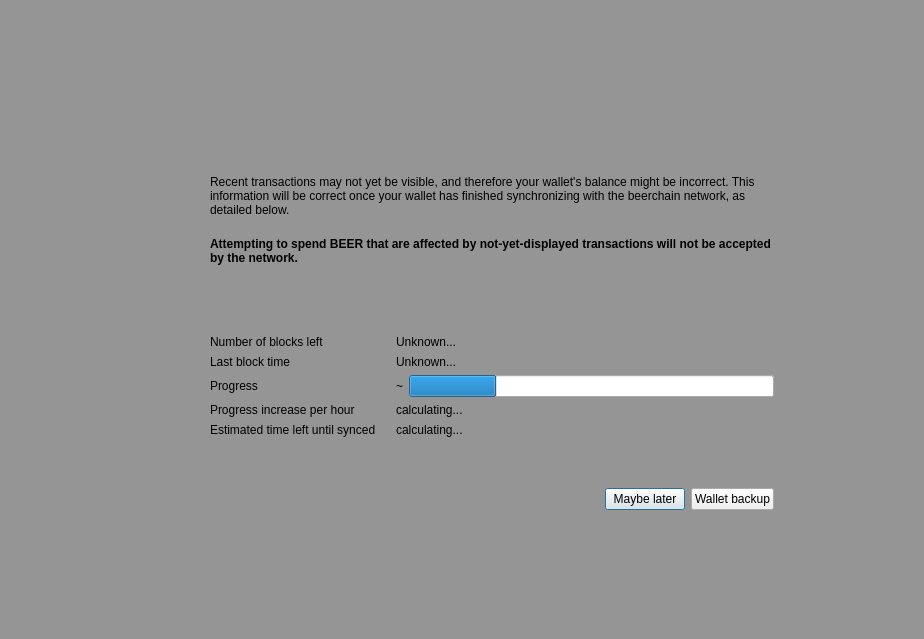
<?xml version="1.0" encoding="UTF-8"?>
<ui version="4.0">
 <class>ModalOverlay</class>
 <widget class="ModalOverlay" name="ModalOverlay">
  <property name="geometry">
   <rect>
    <x>0</x>
    <y>0</y>
    <width>924</width>
    <height>639</height>
   </rect>
  </property>
  <property name="windowTitle">
   <string>Form</string>
  </property>
  <layout class="QVBoxLayout" name="verticalLayout" stretch="0">
   <property name="sizeConstraint">
    <enum>QLayout::SetDefaultConstraint</enum>
   </property>
   <property name="leftMargin">
    <number>0</number>
   </property>
   <property name="topMargin">
    <number>0</number>
   </property>
   <property name="rightMargin">
    <number>0</number>
   </property>
   <property name="bottomMargin">
    <number>0</number>
   </property>
   <item>
    <widget class="QWidget" name="bgWidget" native="true">
     <property name="styleSheet">
      <string notr="true">#bgWidget { background: rgba(0,0,0,96); }</string>
     </property>
     <layout class="QVBoxLayout" name="verticalLayoutMain" stretch="0">
      <property name="leftMargin">
       <number>120</number>
      </property>
      <property name="topMargin">
       <number>120</number>
      </property>
      <property name="rightMargin">
       <number>120</number>
      </property>
      <property name="bottomMargin">
       <number>120</number>
      </property>
      <item>
       <widget class="QWidget" name="contentWidget" native="true">
        <layout class="QVBoxLayout" name="verticalLayout_3" stretch="1,0">
         <property name="spacing">
          <number>0</number>
         </property>
         <property name="leftMargin">
          <number>0</number>
         </property>
         <property name="topMargin">
          <number>0</number>
         </property>
         <property name="rightMargin">
          <number>0</number>
         </property>
         <property name="bottomMargin">
          <number>0</number>
         </property>
         <item>
          <widget class="QStackedWidget" name="stackedWidget">
           <property name="currentIndex">
            <number>0</number>
           </property>
           <widget class="QWidget" name="page">
            <layout class="QVBoxLayout" name="verticalLayout_2">
             <property name="spacing">
              <number>0</number>
             </property>
             <property name="leftMargin">
              <number>30</number>
             </property>
             <property name="topMargin">
              <number>10</number>
             </property>
             <property name="rightMargin">
              <number>30</number>
             </property>
             <property name="bottomMargin">
              <number>10</number>
             </property>
             <item>
              <spacer name="verticalSpacer_3">
               <property name="orientation">
                <enum>Qt::Vertical</enum>
               </property>
               <property name="sizeType">
                <enum>QSizePolicy::Expanding</enum>
               </property>
               <property name="sizeHint" stdset="0">
                <size>
                 <width>20</width>
                 <height>40</height>
                </size>
               </property>
              </spacer>
             </item>
             <item>
              <layout class="QHBoxLayout" name="horizontalLayoutIconText" stretch="0,1">
               <property name="spacing">
                <number>20</number>
               </property>
               <property name="topMargin">
                <number>20</number>
               </property>
               <item>
                <layout class="QVBoxLayout" name="verticalLayoutIcon">
                 <item>
                  <widget class="QPushButton" name="warningIcon">
                   <property name="enabled">
                    <bool>false</bool>
                   </property>
                   <property name="text">
                    <string/>
                   </property>
                   <property name="iconSize">
                    <size>
                     <width>48</width>
                     <height>48</height>
                    </size>
                   </property>
                   <property name="flat">
                    <bool>true</bool>
                   </property>
                  </widget>
                 </item>
                 <item>
                  <spacer name="verticalSpacerWarningIcon">
                   <property name="orientation">
                    <enum>Qt::Vertical</enum>
                   </property>
                   <property name="sizeHint" stdset="0">
                    <size>
                     <width>20</width>
                     <height>40</height>
                    </size>
                   </property>
                  </spacer>
                 </item>
                </layout>
               </item>
               <item>
                <layout class="QVBoxLayout" name="verticalLayoutInfoText">
                 <property name="leftMargin">
                  <number>0</number>
                 </property>
                 <property name="topMargin">
                  <number>0</number>
                 </property>
                 <item>
                  <widget class="QLabel" name="infoText">
                   <property name="text">
                    <string>Recent transactions may not yet be visible, and therefore your wallet's balance might be incorrect. This information will be correct once your wallet has finished synchronizing with the beerchain network, as detailed below.</string>
                   </property>
                   <property name="textFormat">
                    <enum>Qt::RichText</enum>
                   </property>
                   <property name="wordWrap">
                    <bool>true</bool>
                   </property>
                  </widget>
                 </item>
                 <item>
                  <widget class="QLabel" name="infoTextStrong">
                   <property name="font">
                    <font>
                     <weight>75</weight>
                     <bold>true</bold>
                    </font>
                   </property>
                   <property name="text">
                    <string>Attempting to spend BEER that are affected by not-yet-displayed transactions will not be accepted by the network.</string>
                   </property>
                   <property name="textFormat">
                    <enum>Qt::RichText</enum>
                   </property>
                   <property name="wordWrap">
                    <bool>true</bool>
                   </property>
                  </widget>
                 </item>
                 <item>
                  <spacer name="verticalSpacerInTextSpace">
                   <property name="orientation">
                    <enum>Qt::Vertical</enum>
                   </property>
                   <property name="sizeHint" stdset="0">
                    <size>
                     <width>20</width>
                     <height>40</height>
                    </size>
                   </property>
                  </spacer>
                 </item>
                 <item>
                  <layout class="QFormLayout" name="formLayout">
                   <property name="fieldGrowthPolicy">
                    <enum>QFormLayout::ExpandingFieldsGrow</enum>
                   </property>
                   <property name="horizontalSpacing">
                    <number>20</number>
                   </property>
                   <property name="verticalSpacing">
                    <number>6</number>
                   </property>
                   <property name="topMargin">
                    <number>10</number>
                   </property>
                   <item row="0" column="0">
                    <widget class="QLabel" name="labelNumberOfBlocksLeft">
                     <property name="font">
                      <font>
                       <weight>50</weight>
                       <bold>false</bold>
                      </font>
                     </property>
                     <property name="text">
                      <string>Number of blocks left</string>
                     </property>
                    </widget>
                   </item>
                   <item row="0" column="1">
                    <widget class="QLabel" name="numberOfBlocksLeft">
                     <property name="sizePolicy">
                      <sizepolicy hsizetype="Expanding" vsizetype="Preferred">
                       <horstretch>0</horstretch>
                       <verstretch>0</verstretch>
                      </sizepolicy>
                     </property>
                     <property name="text">
                      <string>Unknown...</string>
                     </property>
                    </widget>
                   </item>
                   <item row="1" column="0">
                    <widget class="QLabel" name="labelLastBlockTime">
                     <property name="font">
                      <font>
                       <weight>50</weight>
                       <bold>false</bold>
                      </font>
                     </property>
                     <property name="text">
                      <string>Last block time</string>
                     </property>
                    </widget>
                   </item>
                   <item row="1" column="1">
                    <widget class="QLabel" name="newestBlockDate">
                     <property name="sizePolicy">
                      <sizepolicy hsizetype="Expanding" vsizetype="Preferred">
                       <horstretch>0</horstretch>
                       <verstretch>0</verstretch>
                      </sizepolicy>
                     </property>
                     <property name="text">
                      <string>Unknown...</string>
                     </property>
                    </widget>
                   </item>
                   <item row="2" column="0">
                    <widget class="QLabel" name="labelSyncDone">
                     <property name="font">
                      <font>
                       <weight>50</weight>
                       <bold>false</bold>
                      </font>
                     </property>
                     <property name="text">
                      <string>Progress</string>
                     </property>
                    </widget>
                   </item>
                   <item row="2" column="1">
                    <layout class="QHBoxLayout" name="horizontalLayoutSync" stretch="0,1">
                     <property name="spacing">
                      <number>6</number>
                     </property>
                     <item>
                      <widget class="QLabel" name="percentageProgress">
                       <property name="text">
                        <string notr="true">~</string>
                       </property>
                      </widget>
                     </item>
                     <item>
                      <widget class="QProgressBar" name="progressBar">
                       <property name="value">
                        <number>24</number>
                       </property>
                       <property name="format">
                        <string/>
                       </property>
                      </widget>
                     </item>
                    </layout>
                   </item>
                   <item row="4" column="0">
                    <widget class="QLabel" name="labelProgressIncrease">
                     <property name="font">
                      <font>
                       <weight>50</weight>
                       <bold>false</bold>
                      </font>
                     </property>
                     <property name="text">
                      <string>Progress increase per hour</string>
                     </property>
                    </widget>
                   </item>
                   <item row="4" column="1">
                    <widget class="QLabel" name="progressIncreasePerH">
                     <property name="sizePolicy">
                      <sizepolicy hsizetype="Expanding" vsizetype="Preferred">
                       <horstretch>0</horstretch>
                       <verstretch>0</verstretch>
                      </sizepolicy>
                     </property>
                     <property name="text">
                      <string>calculating...</string>
                     </property>
                    </widget>
                   </item>
                   <item row="5" column="0">
                    <widget class="QLabel" name="labelEstimatedTimeLeft">
                     <property name="font">
                      <font>
                       <weight>50</weight>
                       <bold>false</bold>
                      </font>
                     </property>
                     <property name="text">
                      <string>Estimated time left until synced</string>
                     </property>
                    </widget>
                   </item>
                   <item row="5" column="1">
                    <widget class="QLabel" name="expectedTimeLeft">
                     <property name="sizePolicy">
                      <sizepolicy hsizetype="Expanding" vsizetype="Preferred">
                       <horstretch>0</horstretch>
                       <verstretch>0</verstretch>
                      </sizepolicy>
                     </property>
                     <property name="text">
                      <string>calculating...</string>
                     </property>
                    </widget>
                   </item>
                  </layout>
                 </item>
                </layout>
               </item>
              </layout>
             </item>
             <item>
              <spacer name="verticalSpacer_4">
               <property name="orientation">
                <enum>Qt::Vertical</enum>
               </property>
               <property name="sizeHint" stdset="0">
                <size>
                 <width>20</width>
                 <height>40</height>
                </size>
               </property>
              </spacer>
             </item>
            </layout>
           </widget>
           <widget class="QWidget" name="page_2">
            <layout class="QVBoxLayout" name="verticalLayout_4">
             <property name="spacing">
              <number>15</number>
             </property>
             <property name="leftMargin">
              <number>30</number>
             </property>
             <property name="topMargin">
              <number>0</number>
             </property>
             <property name="rightMargin">
              <number>30</number>
             </property>
             <property name="bottomMargin">
              <number>0</number>
             </property>
             <item>
              <spacer name="verticalSpacer_2">
               <property name="orientation">
                <enum>Qt::Vertical</enum>
               </property>
               <property name="sizeHint" stdset="0">
                <size>
                 <width>20</width>
                 <height>40</height>
                </size>
               </property>
              </spacer>
             </item>
             <item>
              <layout class="QGridLayout" name="gridLayout">
               <item row="0" column="1">
                <widget class="QLabel" name="labelNote">
                 <property name="layoutDirection">
                  <enum>Qt::LeftToRight</enum>
                 </property>
                 <property name="text">
                  <string>Wallet backup prompt</string>
                 </property>
                 <property name="alignment">
                  <set>Qt::AlignLeading|Qt::AlignLeft|Qt::AlignVCenter</set>
                 </property>
                </widget>
               </item>
               <item row="1" column="1">
                <widget class="QLabel" name="labelMessage">
                 <property name="text">
                  <string>Please backup your wallet as soon
Please make sure to keep an updated antivirus and operating system. We can not recover Your funds if you visit phishing site or lose your backup. Please make sure to keep backups of your private keys or files. We do not store your private keys on this wallet. And you as a user, are entirely responsible for your funds and your own security.</string>
                 </property>
                 <property name="alignment">
                  <set>Qt::AlignLeading|Qt::AlignLeft|Qt::AlignVCenter</set>
                 </property>
                 <property name="wordWrap">
                  <bool>true</bool>
                 </property>
                </widget>
               </item>
               <item row="0" column="0">
                <widget class="QPushButton" name="warningIconBackup">
                 <property name="enabled">
                  <bool>false</bool>
                 </property>
                 <property name="sizePolicy">
                  <sizepolicy hsizetype="Fixed" vsizetype="Fixed">
                   <horstretch>0</horstretch>
                   <verstretch>0</verstretch>
                  </sizepolicy>
                 </property>
                 <property name="minimumSize">
                  <size>
                   <width>30</width>
                   <height>30</height>
                  </size>
                 </property>
                 <property name="maximumSize">
                  <size>
                   <width>30</width>
                   <height>30</height>
                  </size>
                 </property>
                 <property name="text">
                  <string/>
                 </property>
                 <property name="iconSize">
                  <size>
                   <width>30</width>
                   <height>30</height>
                  </size>
                 </property>
                 <property name="flat">
                  <bool>true</bool>
                 </property>
                </widget>
               </item>
               <item row="1" column="0">
                <spacer name="horizontalSpacer_2">
                 <property name="orientation">
                  <enum>Qt::Horizontal</enum>
                 </property>
                 <property name="sizeType">
                  <enum>QSizePolicy::Fixed</enum>
                 </property>
                 <property name="sizeHint" stdset="0">
                  <size>
                   <width>30</width>
                   <height>20</height>
                  </size>
                 </property>
                </spacer>
               </item>
              </layout>
             </item>
             <item>
              <spacer name="verticalSpacer">
               <property name="orientation">
                <enum>Qt::Vertical</enum>
               </property>
               <property name="sizeType">
                <enum>QSizePolicy::Expanding</enum>
               </property>
               <property name="sizeHint" stdset="0">
                <size>
                 <width>20</width>
                 <height>40</height>
                </size>
               </property>
              </spacer>
             </item>
            </layout>
           </widget>
          </widget>
         </item>
         <item>
          <widget class="QWidget" name="buttonsContainerWhite" native="true">
           <layout class="QHBoxLayout" name="horizontalLayout">
            <property name="leftMargin">
             <number>30</number>
            </property>
            <property name="topMargin">
             <number>15</number>
            </property>
            <property name="rightMargin">
             <number>30</number>
            </property>
            <item>
             <spacer name="horizontalSpacer">
              <property name="orientation">
               <enum>Qt::Horizontal</enum>
              </property>
              <property name="sizeHint" stdset="0">
               <size>
                <width>40</width>
                <height>20</height>
               </size>
              </property>
             </spacer>
            </item>
            <item>
             <widget class="QPushButton" name="closeButton">
              <property name="focusPolicy">
               <enum>Qt::StrongFocus</enum>
              </property>
              <property name="text">
               <string>Maybe later</string>
              </property>
              <property name="default">
               <bool>true</bool>
              </property>
             </widget>
            </item>
            <item>
             <widget class="QPushButton" name="walletBackupButton">
              <property name="text">
               <string>Wallet backup</string>
              </property>
             </widget>
            </item>
           </layout>
          </widget>
         </item>
        </layout>
       </widget>
      </item>
     </layout>
    </widget>
   </item>
  </layout>
 </widget>
 <customwidgets>
  <customwidget>
   <class>ModalOverlay</class>
   <extends>QWidget</extends>
   <header>qt/modaloverlay.h</header>
   <container>1</container>
  </customwidget>
 </customwidgets>
 <resources/>
 <connections/>
</ui>
